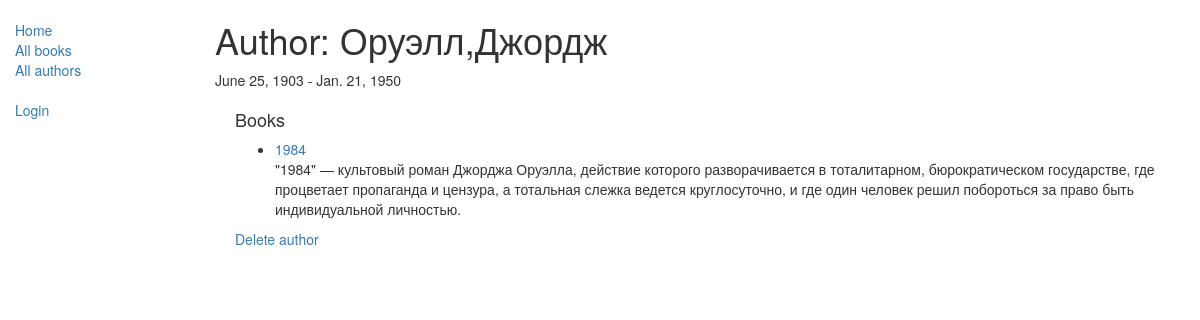
The app's page /catalog/author/1 with its own data.
### catalog/models.py (models this page shows, shortened)
class Author(models.Model):
    first_name = models.CharField(max_length=100)
    last_name = models.CharField(max_length=100)
    date_of_birth = models.DateField(null=True, blank=True)
    date_of_death = models.DateField('Died', null=True, blank=True)

class Book(models.Model):
    title = models.CharField(max_length=200)
    author = models.ForeignKey('Author', on_delete=models.SET_NULL, null=True)
    summary = models.TextField(max_length=1000, help_text="Enter a brief description of the book")
    isbn = models.CharField('ISBN',max_length=13, help_text='13 Character <a href="https://www.isbn-international.org/content/what-isbn">ISBN number</a>')
    genre = models.ManyToManyField(Genre, help_text="Select a genre for this book.")
    def get_absolute_url(self):
        return reverse('book-detail', args=[str(self.id)])
    def display_genre(self):
        """
        Creates a string for the Genre. This is required to display genre in Admin.
        """
        return ', '.join([ genre.name for genre in self.genre.all()[:3] ])
    display_genre.short_description = 'Genre'

### catalog/views.py (the view)
# urls.py: path('author/<int:pk>', views.AuthorDetailView.as_view(), name='author-detail'),
class AuthorDetailView(generic.DetailView):
    model = Author

### catalog/templates/catalog/author_detail.html
{% extends "base_generic.html" %}
{% block content %}
  <h1>Author: {{ author.last_name }},{{ author.first_name }}</h1>
  <p>{{author.date_of_birth}} - {{author.date_of_death}}</p>
  <div style="margin-left:20px;margin-top:20px">
    <h4>Books</h4>
  <ul>
    {% for book in author.book_set.all %}
      <li>
        <a href="{{ book.get_absolute_url }}">{{ book.title }}</a>
        <p>{{ book.summary }}</p>
      </li>
    {% empty %}
      <li>No books available for this author.</li>
    {% endfor %}
  </ul>
  <a href="{% url 'author-delete' author.id %}">Delete author</a>
{% endblock %}

### records on screen
Author: last_name "Оруэлл", first_name "Джордж", date_of_birth "June 25, 1903", date_of_death "Jan. 21, 1950"
Book: title "1984", summary "\"1984\" — культовый роман Джорджа Оруэлла, действие которого разворачивается в тоталитарном, бюрократическом государстве, где процветает пропаганда и цензура, а тотальная слежка ведется круглосуточно, и где один человек решил побороться за право быть индивидуальной личностью."
